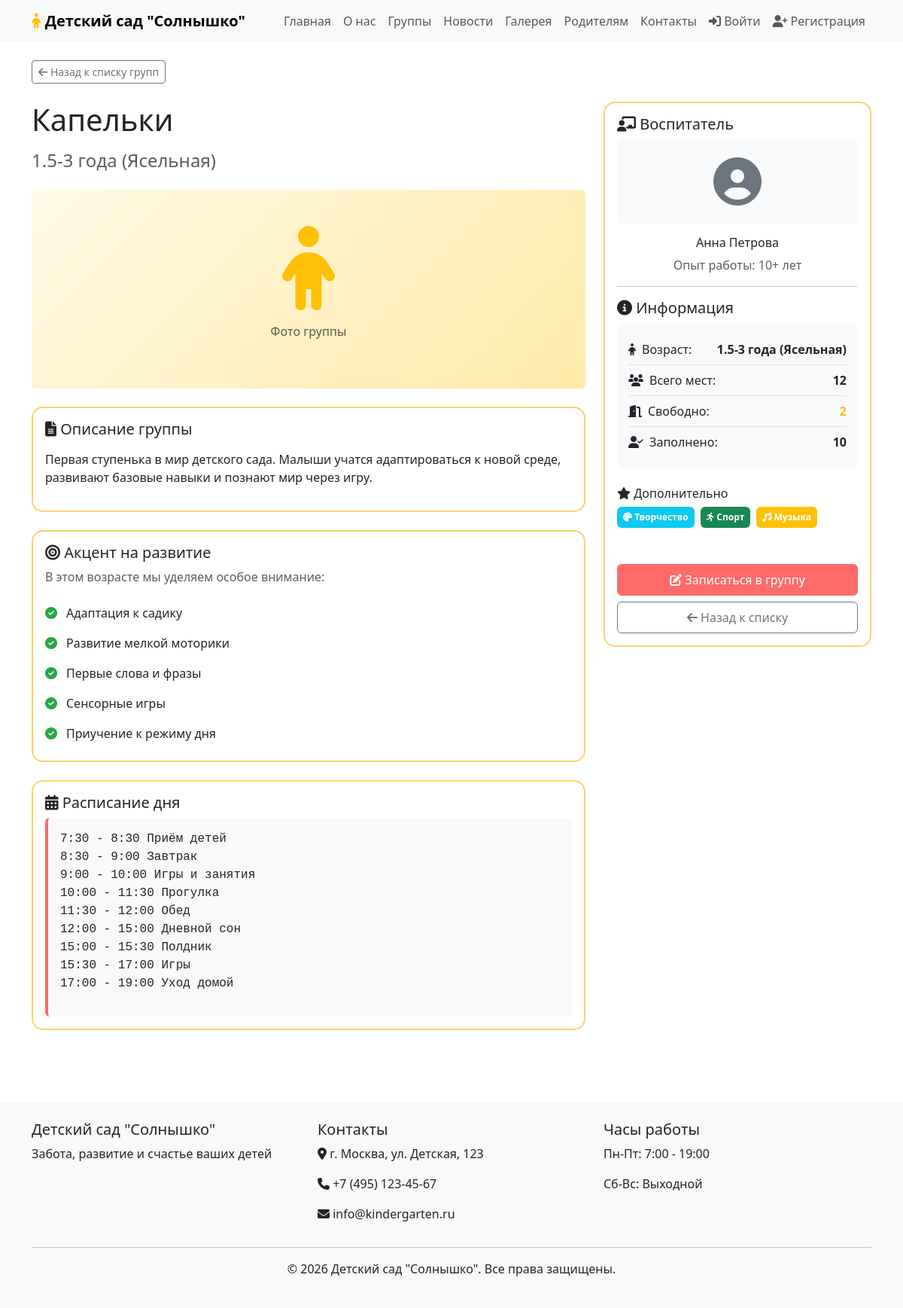
Page /groups/1/ on the committed database.
### groups/models.py (models this page shows, shortened)
class Group(models.Model):
    AGE_CHOICES = [
        ('1.5-3', '1.5-3 года (Ясельная)'),
        ('3-4', '3-4 года (Младшая)'),
        ('4-5', '4-5 лет (Средняя)'),
        ('5-6', '5-6 лет (Старшая)'),
        ('6-7', '6-7 лет (Подготовительная)'),
    ]
    name = models.CharField(max_length=100, verbose_name="Название группы")
    age_range = models.CharField(max_length=20, choices=AGE_CHOICES, verbose_name="Возраст")
    description = models.TextField(verbose_name="Описание")
    teacher = models.CharField(max_length=100, verbose_name="Воспитатель")
    teacher_photo = models.ImageField(upload_to='teachers/', blank=True, verbose_name="Фото воспитателя")
    group_photo = models.ImageField(upload_to='groups/', blank=True, verbose_name="Фото группы")
    capacity = models.IntegerField(default=15, verbose_name="Вместимость")
    occupied = models.IntegerField(default=0, verbose_name="Заполнено")
    has_creative = models.BooleanField(default=True, verbose_name="Творческие занятия")
    has_sports = models.BooleanField(default=True, verbose_name="Спортивные занятия")
    has_music = models.BooleanField(default=True, verbose_name="Музыкальные занятия")
    has_pool = models.BooleanField(default=False, verbose_name="Бассейн")
    schedule = models.TextField(verbose_name="Расписание дня", blank=True)
    class Meta:
        verbose_name = "Группа"
        verbose_name_plural = "Группы"
    def free_places(self):
        return self.capacity - self.occupied
    def get_age_specific_features(self):
        features = []
        if self.age_range == '1.5-3':
            features = [
                "Адаптация к садику",
                "Развитие мелкой моторики",
                "Первые слова и фразы",
                "Сенсорные игры",
                "Приучение к режиму дня"
            ]
        return features

### groups/views.py (the view)
# urls.py: path('<int:pk>/', views.group_detail, name='group_detail'),
def group_detail(request, pk):
    group = Group.objects.get(pk=pk)
    return render(request, 'groups/detail.html', {'group': group})

### templates/groups/detail.html (shortened to what this page needs)
{% extends 'base.html' %}
{% block body_class %}groups-detail{% endblock %}
{% block content %}
<div class="mb-4">
    <a href="{% url 'groups_list' %}" class="btn btn-outline-secondary btn-sm">
        <i class="fas fa-arrow-left"></i> Назад к списку групп
    </a>
</div>
<div class="row">
    <div class="col-md-8">
        <h1 class="mb-3">{{ group.name }}</h1>
        <h4 class="text-muted mb-4">{{ group.get_age_range_display }}</h4>
        {% if group.group_photo %}
        <img src="{{ group.group_photo.url }}" class="img-fluid rounded mb-4" alt="{{ group.name }}" style="max-height: 400px; width: 100%; object-fit: cover;">
        {% else %}
        <div class="bg-light-placeholder rounded mb-4 p-5 text-center">
            <i class="fas fa-child fa-7x text-warning"></i>
            <p class="mt-3 text-muted">Фото группы</p>
        </div>
        {% endif %}
        <div class="card kid-friendly mb-4">
            <div class="card-body">
                <h5 class="card-title"><i class="fas fa-file-alt"></i> Описание группы</h5>
                <p class="card-text">{{ group.description|linebreaks }}</p>
            </div>
        </div>
        <div class="card kid-friendly mb-4">
            <div class="card-body">
                <h5 class="card-title"><i class="fas fa-bullseye"></i> Акцент на развитие</h5>
                <p class="text-muted">В этом возрасте мы уделяем особое внимание:</p>
                <ul class="list-group list-group-flush">
                    {% for feature in group.get_age_specific_features %}
                    <li class="list-group-item border-0 ps-0">
                        <i class="fas fa-check-circle text-success me-2"></i>{{ feature }}
                    </li>
                    {% endfor %}
                </ul>
            </div>
        </div>
        {% if group.schedule %}
        <div class="card kid-friendly mb-4">
            <div class="card-body">
                <h5 class="card-title"><i class="fas fa-calendar-alt"></i> Расписание дня</h5>
                <div class="schedule-box bg-light p-3 rounded">
                    {{ group.schedule|linebreaks }}
                </div>
            </div>
        </div>
        {% endif %}
    </div>
    <div class="col-md-4">
        <div class="card kid-friendly sticky-top" style="top: 80px;">
            <div class="card-body">
                <h5 class="card-title"><i class="fas fa-chalkboard-teacher"></i> Воспитатель</h5>
                {% if group.teacher_photo %}
                <img src="{{ group.teacher_photo.url }}" class="img-fluid rounded mb-3" alt="{{ group.teacher }}" style="width: 100%; height: 200px; object-fit: cover;">
                {% else %}
                <div class="bg-light rounded mb-3 p-4 text-center">
                    <i class="fas fa-user-circle fa-4x text-secondary"></i>
                </div>
                {% endif %}
                <h6 class="text-center">{{ group.teacher }}</h6>
                <p class="text-muted text-center mb-0">Опыт работы: 10+ лет</p>
                <hr>
                <h5 class="card-title mt-3"><i class="fas fa-info-circle"></i> Информация</h5>
                <div class="info-list">
                    <div class="d-flex justify-content-between py-2 border-bottom">
                        <span><i class="fas fa-child me-2"></i>Возраст:</span>
                        <strong>{{ group.get_age_range_display }}</strong>
                    </div>
                    <div class="d-flex justify-content-between py-2 border-bottom">
                        <span><i class="fas fa-users me-2"></i>Всего мест:</span>
                        <strong>{{ group.capacity }}</strong>
                    </div>
                    <div class="d-flex justify-content-between py-2 border-bottom">
                        <span><i class="fas fa-door-open me-2"></i>Свободно:</span>
                        <strong class="{% if group.free_places > 3 %}text-success{% elif group.free_places > 0 %}text-warning{% else %}text-danger{% endif %}">
                            {{ group.free_places }}
                        </strong>
                    </div>
                    <div class="d-flex justify-content-between py-2">
                        <span><i class="fas fa-user-check me-2"></i>Заполнено:</span>
                        <strong>{{ group.occupied }}</strong>
                    </div>
                </div>
                <div class="mt-4">
                    <h6><i class="fas fa-star"></i> Дополнительно</h6>
                    <div class="d-flex flex-wrap gap-2 mt-2">
                        {% if group.has_creative %}
                        <span class="badge bg-info p-2">
                            <i class="fas fa-palette"></i> Творчество
                        </span>
                        {% endif %}
                        {% if group.has_sports %}
                        <span class="badge bg-success p-2">
                            <i class="fas fa-running"></i> Спорт
                        </span>
                        {% endif %}
                        {% if group.has_music %}
                        <span class="badge bg-warning p-2">
                            <i class="fas fa-music"></i> Музыка
                        </span>
                        {% endif %}
                    </div>
                </div>
                <div class="mt-5">
                    <a href="#" class="btn btn-primary w-100 mb-2 py-2">
                        <i class="fas fa-edit"></i> Записаться в группу
                    </a>
                    <a href="{% url 'groups_list' %}" class="btn btn-outline-secondary w-100 py-2">
                        <i class="fas fa-arrow-left"></i> Назад к списку
                    </a>
                </div>
            </div>
        </div>
    </div>
</div>
{% endblock %}

### static/css/style.css (style rules this page uses)
.kid-friendly { border-radius: 15px; border: 2px solid #ffd166; transition: transform 0.3s ease; }
.btn-primary { background-color: #ff6b6b; border-color: #ff6b6b; }
.text-success { color: #28a745 !important; }
.text-warning { color: #ffc107 !important; }
.bg-light-placeholder { background: linear-gradient(135deg, #fff9e6 0%, #ffeaa7 100%); }
.card:not(.clickable-card):not(.application-card) { cursor: default !important; }

### templates/groups/detail.html (style rules this page uses)
.bg-light-placeholder { background: linear-gradient(135deg, #fff9e6 0%, #ffeaa7 100%); }
.schedule-box { background-color: #f8f9fa; border-left: 4px solid #ff6b6b; font-family: 'Courier New', monospace; }
.info-list { background-color: #f8f9fa; border-radius: 10px; padding: 15px; }
.list-group-item i { min-width: 20px; }

### rows in the picture
Group: name "Капельки", age_range "1.5-3 года (Ясельная)", description "Первая ступенька в мир детского сада. Малыши учатся адаптироваться к новой среде, развивают базовые навыки и познают мир через игру.", schedule "7:30 - 8:30 Приём детей 8:30 - 9:00 Завтрак 9:00 - 10:00 Игры и занятия 10:00 - 11:30 Прогулка 11:30 - 12:00 Обед 12:00 - 15:00 Дневной сон 15:00 - 15:30 Полдник 15:30 - 17:00 Игры 17:00 - 19:00 Уход домой", teacher "Анна Петрова", capacity "12", free_places "2", occupied "10"

### other values in the picture
{{ feature }} "Адаптация к садику" "Развитие мелкой моторики" "Первые слова и фразы" "Сенсорные игры" "Приучение к режиму дня"
